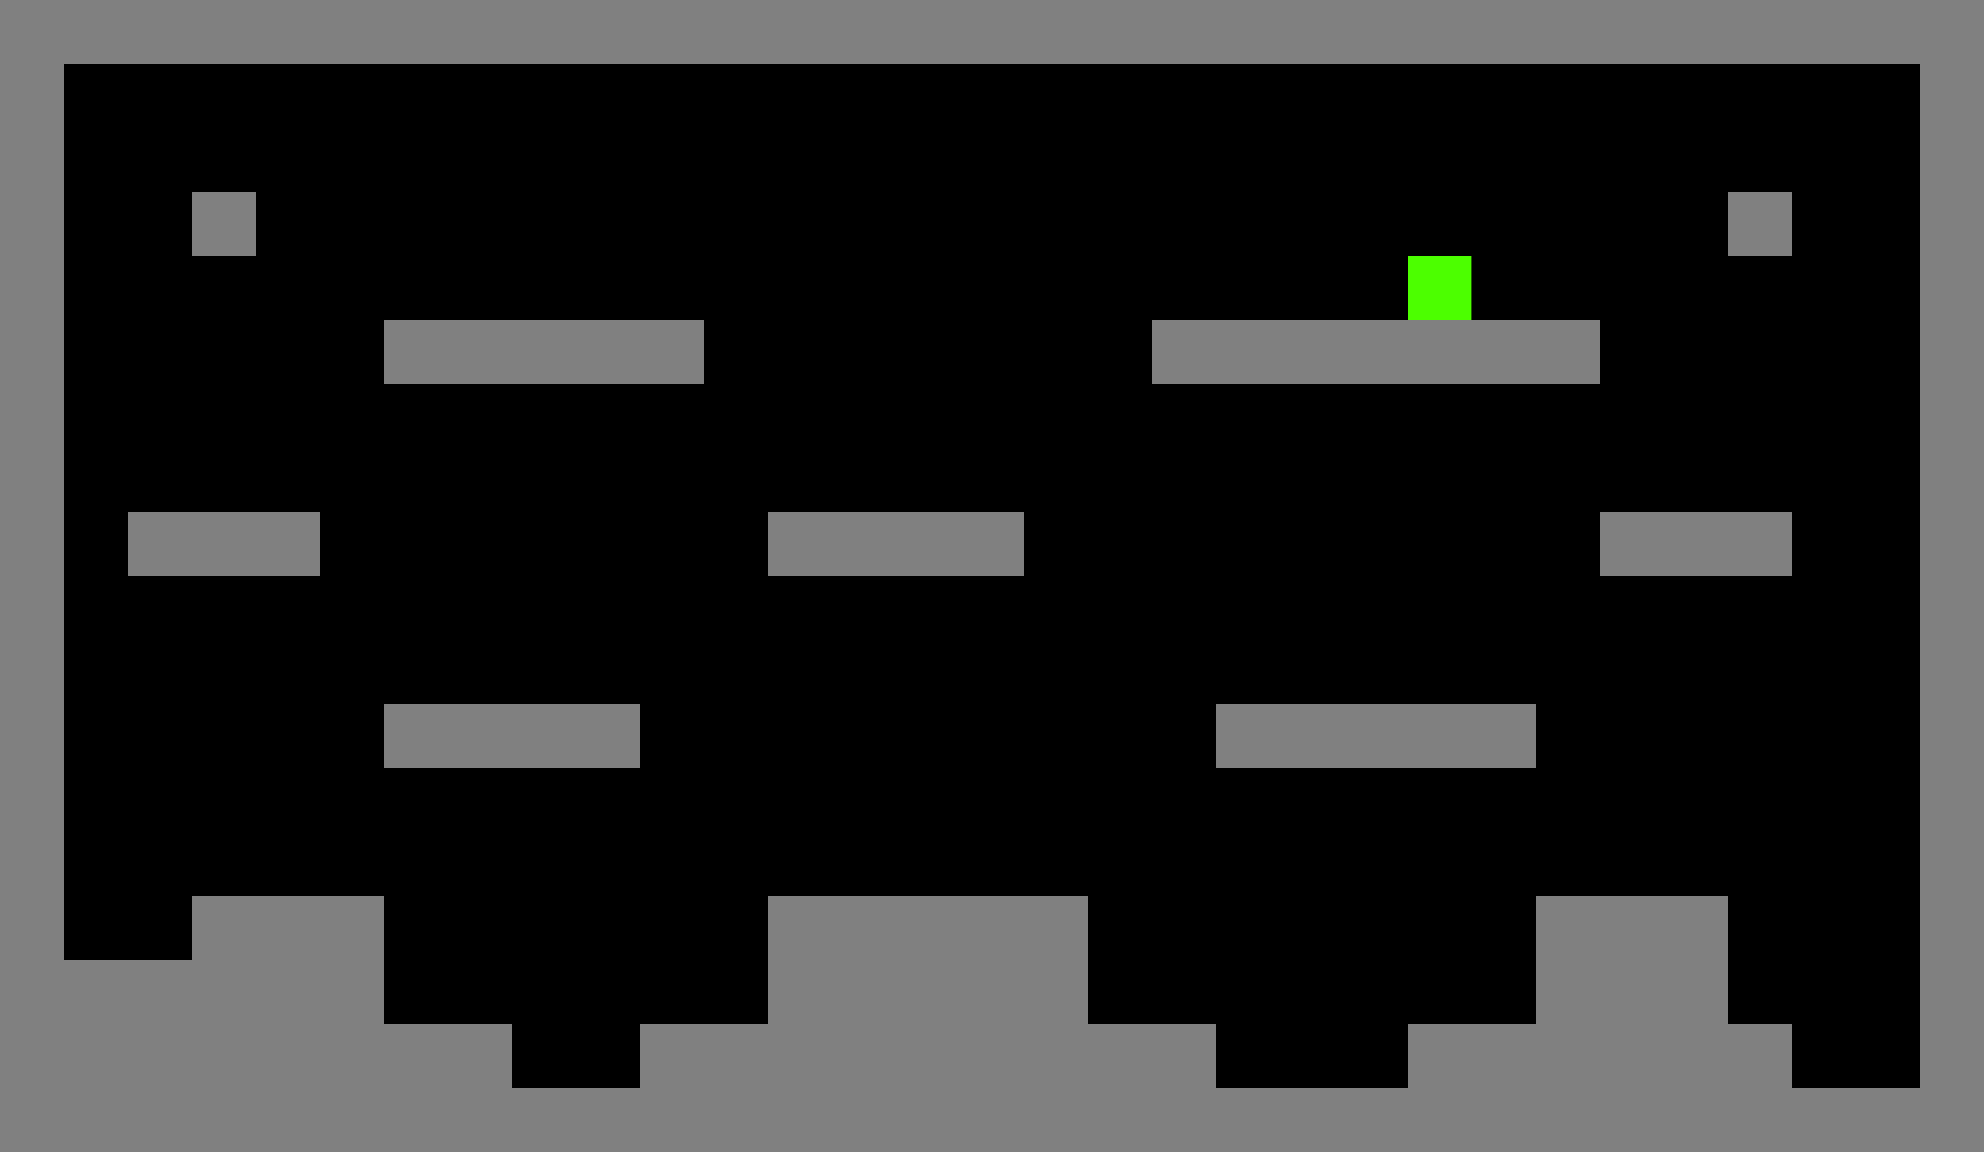

Below is a game level as drawn by its tile map, then a one-line description and the .tmx file that defines it, in full:
An orthogonal 31x18 tile map with 64x64 px tiles, 1 tile layer (Tile Layer 1).

<map version="1.4" tiledversion="1.4.3" orientation="orthogonal" renderorder="right-down" width="31" height="18" tilewidth="64" tileheight="64" infinite="0" nextlayerid="2" nextobjectid="1">
 <tileset firstgid="1" source="../Tileset.tsx" />
 <layer id="1" name="Tile Layer 1" width="31" height="18">
  <data encoding="csv">
1,1,1,1,1,1,1,1,1,1,1,1,1,1,1,1,1,1,1,1,1,1,1,1,1,1,1,1,1,1,1,
1,0,0,0,0,0,0,0,0,0,0,0,0,0,0,0,0,0,0,0,0,0,0,0,0,0,0,0,0,0,1,
1,0,0,0,0,0,0,0,0,0,0,0,0,0,0,0,0,0,0,0,0,0,0,0,0,0,0,0,0,0,1,
1,0,0,1,0,0,0,0,0,0,0,0,0,0,0,0,0,0,0,0,0,0,0,0,0,0,0,1,0,0,1,
1,0,0,0,0,0,0,0,0,0,0,0,0,0,0,0,0,0,0,0,0,0,3,0,0,0,0,0,0,0,1,
1,0,0,0,0,0,1,1,1,1,1,0,0,0,0,0,0,0,1,1,1,1,1,1,1,0,0,0,0,0,1,
1,0,0,0,0,0,0,0,0,0,0,0,0,0,0,0,0,0,0,0,0,0,0,0,0,0,0,0,0,0,1,
1,0,0,0,0,0,0,0,0,0,0,0,0,0,0,0,0,0,0,0,0,0,0,0,0,0,0,0,0,0,1,
1,0,1,1,1,0,0,0,0,0,0,0,1,1,1,1,0,0,0,0,0,0,0,0,0,1,1,1,0,0,1,
1,0,0,0,0,0,0,0,0,0,0,0,0,0,0,0,0,0,0,0,0,0,0,0,0,0,0,0,0,0,1,
1,0,0,0,0,0,0,4,0,0,0,0,0,0,0,0,0,0,0,0,0,0,0,0,0,0,0,0,0,0,1,
1,0,0,0,0,0,1,1,1,1,0,0,0,0,0,0,0,0,0,1,1,1,1,1,0,0,0,0,0,0,1,
1,0,0,0,0,0,0,0,0,0,0,0,0,0,0,0,0,0,0,0,0,0,0,0,0,0,0,0,0,0,1,
1,0,0,0,0,0,0,0,0,0,0,0,0,0,0,0,0,0,0,0,0,0,0,0,0,0,0,0,0,0,1,
1,0,0,1,1,1,0,0,0,0,0,0,1,1,1,1,1,0,0,0,0,0,0,0,1,1,1,0,0,0,1,
1,1,1,1,1,1,0,0,0,0,0,0,1,1,1,1,1,0,0,0,0,0,0,0,1,1,1,0,0,0,1,
1,1,1,1,1,1,1,1,0,0,1,1,1,1,1,1,1,1,1,0,0,0,1,1,1,1,1,1,0,0,1,
1,1,1,1,1,1,1,1,1,1,1,1,1,1,1,1,1,1,1,1,1,1,1,1,1,1,1,1,1,1,1
</data>
 </layer>
</map>